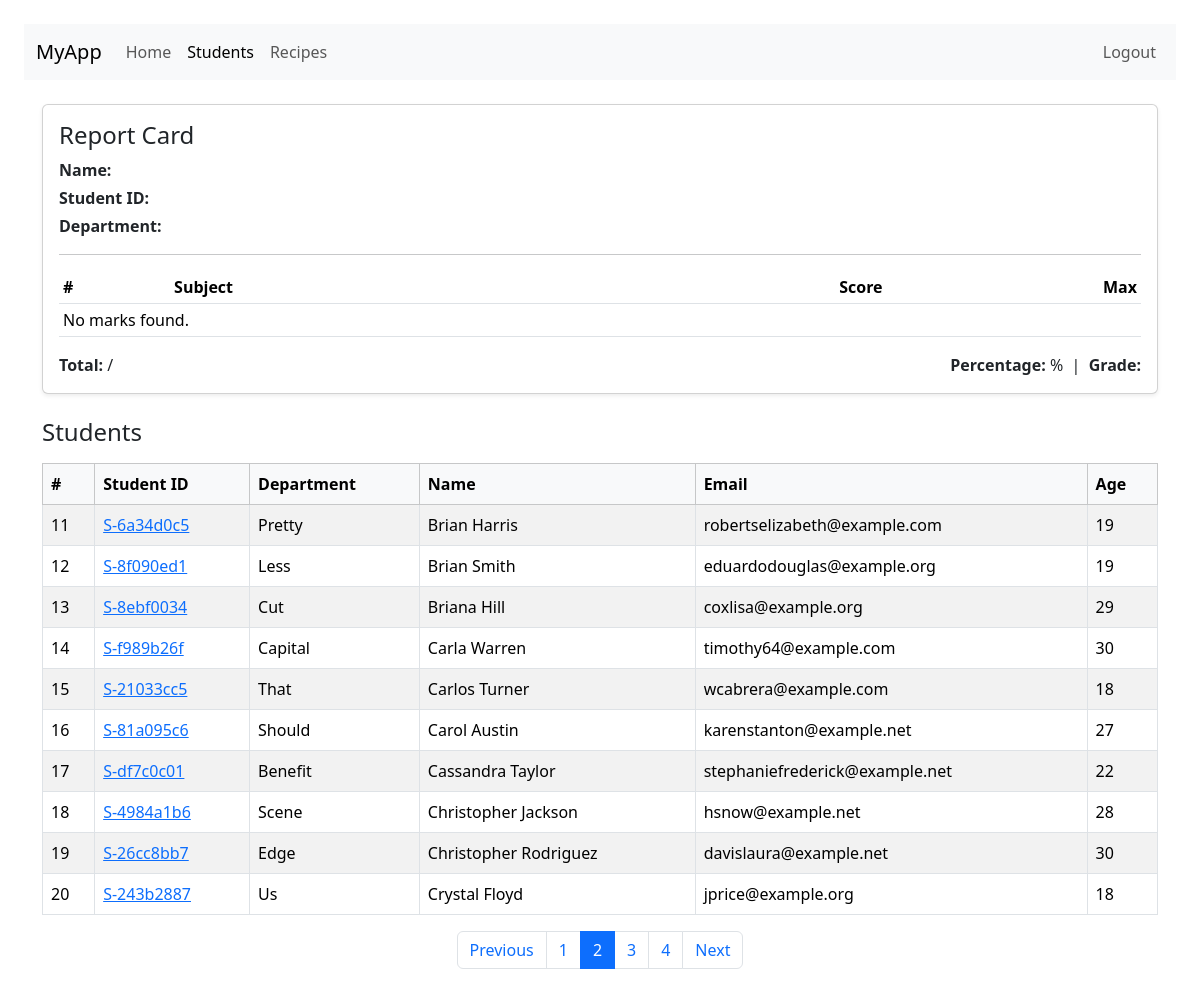
Screenshot of /students/?page=2 with the database file from the repository.
### vege/models.py (models this page shows, shortened)
class Student(models.Model):
    department = models.ForeignKey(Department, on_delete=models.CASCADE)
    student_id = models.OneToOneField(StudentID, on_delete=models.CASCADE)
    student_name = models.CharField(max_length=100)
    student_email = models.EmailField(unique=True)
    student_age = models.IntegerField(default=18)
    student_address = models.TextField(blank=True)
    class Meta:
        ordering = ['student_name']
        verbose_name = 'student'

class StudentID(models.Model):
    student_id = models.CharField(max_length=20, unique=True)

class Department(models.Model):
    department_name = models.CharField(max_length=100)

### vege/views.py (the view, shortened to what this page needs)
def get_students(request):
    queryset = Student.objects.select_related('student_id', 'department').all()
    search = request.GET.get('search', '').strip()
    paginator = Paginator(queryset, 10)
    page_number = request.GET.get('page', 1)
    page_obj = paginator.get_page(page_number)
    return render(request, 'report/students.html', {'page_obj': page_obj})

### vege/templates/report/students.html (shortened to what this page needs)
<!doctype html>
<html>
<head>
  <link href="https://cdn.jsdelivr.net/npm/bootstrap@5.3.2/dist/css/bootstrap.min.css" rel="stylesheet">
</head>
<body class="p-4">
  <nav class="navbar navbar-expand-lg navbar-light bg-light mb-4">
    <div class="container-fluid">
      <a class="navbar-brand" href="{% url 'home' %}">MyApp</a>
      <div class="collapse navbar-collapse">
        <ul class="navbar-nav me-auto mb-2 mb-lg-0">
          <li class="nav-item"><a class="nav-link" href="{% url 'home' %}">Home</a></li>
          <li class="nav-item"><a class="nav-link active" href="{% url 'students' %}">Students</a></li>
          <li class="nav-item"><a class="nav-link" href="{% url 'receipes' %}">Recipes</a></li>
        </ul>
        <ul class="navbar-nav">
          <li class="nav-item"><a class="nav-link" href="{% url 'logout' %}">Logout</a></li>
        </ul>
      </div>
    </div>
  </nav>
  <div class="container">
    <div class="card shadow-sm">
      <div class="card-body">
        <h4 class="card-title">Report Card</h4>
        <p class="mb-1"><strong>Name:</strong> {{ student.student_name }}</p>
        <p class="mb-1"><strong>Student ID:</strong> {{ student.student_id.student_id }}</p>
        <p class="mb-1"><strong>Department:</strong> {{ student.department.department_name }}</p>
        <hr>
        <table class="table table-sm">
          <thead>
            <tr>
              <th>#</th>
              <th>Subject</th>
              <th class="text-end">Score</th>
              <th class="text-end">Max</th>
            </tr>
          </thead>
          <tbody>
            {% for row in rows %}
            <tr>
              <td>{{ forloop.counter }}</td>
              <td>{{ row.subject }}</td>
              <td class="text-end">{{ row.score }}</td>
              <td class="text-end">{{ row.max }}</td>
            </tr>
            {% empty %}
            <tr><td colspan="4">No marks found.</td></tr>
            {% endfor %}
          </tbody>
        </table>
        <div class="d-flex justify-content-between mt-3">
          <div><strong>Total:</strong> {{ total }} / {{ max_total }}</div>
          <div><strong>Percentage:</strong> {{ percentage }}% &nbsp;|&nbsp; <strong>Grade:</strong> {{ grade }}</div>
        </div>
      </div>
    </div>
    <div class="mt-4">
      <h4 class="mb-3">Students</h4>
      <div class="table-responsive">
        <table class="table table-striped table-bordered align-middle">
          <thead class="table-light">
            <tr>
              <th>#</th>
              <th>Student ID</th>
              <th>Department</th>
              <th>Name</th>
              <th>Email</th>
              <th>Age</th>
            </tr>
          </thead>
          <tbody>
            {% for student in page_obj %}
            <tr>
              <td>{{ page_obj.start_index|add:forloop.counter0 }}</td>
              <td>
  <a href="{% url 'check_marks' student.student_id.student_id %}">
    {{ student.student_id.student_id }}
  </a>
</td>
              <td>{{ student.department.department_name }}</td>
              <td>{{ student.student_name }}</td>
              <td>{{ student.student_email }}</td>
              <td>{{ student.student_age }}</td>
            </tr>
            {% empty %}
            <tr><td colspan="6" class="text-center">No students found.</td></tr>
            {% endfor %}
          </tbody>
        </table>
      </div>
      <nav aria-label="Page navigation">
        <ul class="pagination justify-content-center">
          {% if page_obj.has_previous %}
            <li class="page-item">
              <a class="page-link" href="?page={{ page_obj.previous_page_number }}">Previous</a>
            </li>
          {% else %}
            <li class="page-item disabled"><span class="page-link">Previous</span></li>
          {% endif %}
          {% for num in page_obj.paginator.page_range %}
            {% if page_obj.number == num %}
              <li class="page-item active"><span class="page-link">{{ num }}</span></li>
            {% elif num >= page_obj.number|add:-2 and num <= page_obj.number|add:2 %}
              <li class="page-item"><a class="page-link" href="?page={{ num }}">{{ num }}</a></li>
            {% endif %}
          {% endfor %}
          {% if page_obj.has_next %}
            <li class="page-item">
              <a class="page-link" href="?page={{ page_obj.next_page_number }}">Next</a>
            </li>
          {% else %}
            <li class="page-item disabled"><span class="page-link">Next</span></li>
          {% endif %}
        </ul>
      </nav>
    </div>
  </div>
</body>
</html>

### rows the page displays
Student: start_index|add "11", student_id.student_id "S-6a34d0c5", department.department_name "Pretty", student_name "Brian Harris", student_email "robertselizabeth@example.com", student_age "19"
Student: start_index|add "12", student_id.student_id "S-8f090ed1", department.department_name "Less", student_name "Brian Smith", student_email "eduardodouglas@example.org", student_age "19"
Student: start_index|add "13", student_id.student_id "S-8ebf0034", department.department_name "Cut", student_name "Briana Hill", student_email "coxlisa@example.org", student_age "29"
Student: start_index|add "14", student_id.student_id "S-f989b26f", department.department_name "Capital", student_name "Carla Warren", student_email "timothy64@example.com", student_age "30"
Student: start_index|add "15", student_id.student_id "S-21033cc5", department.department_name "That", student_name "Carlos Turner", student_email "wcabrera@example.com", student_age "18"
Student: start_index|add "16", student_id.student_id "S-81a095c6", department.department_name "Should", student_name "Carol Austin", student_email "karenstanton@example.net", student_age "27"
Student: start_index|add "17", student_id.student_id "S-df7c0c01", department.department_name "Benefit", student_name "Cassandra Taylor", student_email "stephaniefrederick@example.net", student_age "22"
Student: start_index|add "18", student_id.student_id "S-4984a1b6", department.department_name "Scene", student_name "Christopher Jackson", student_email "hsnow@example.net", student_age "28"
Student: start_index|add "19", student_id.student_id "S-26cc8bb7", department.department_name "Edge", student_name "Christopher Rodriguez", student_email "davislaura@example.net", student_age "30"
Student: start_index|add "20", student_id.student_id "S-243b2887", department.department_name "Us", student_name "Crystal Floyd", student_email "jprice@example.org", student_age "18"

### other values shown
{{ num }} "1" "3" "4"
{{ num }} "2"
